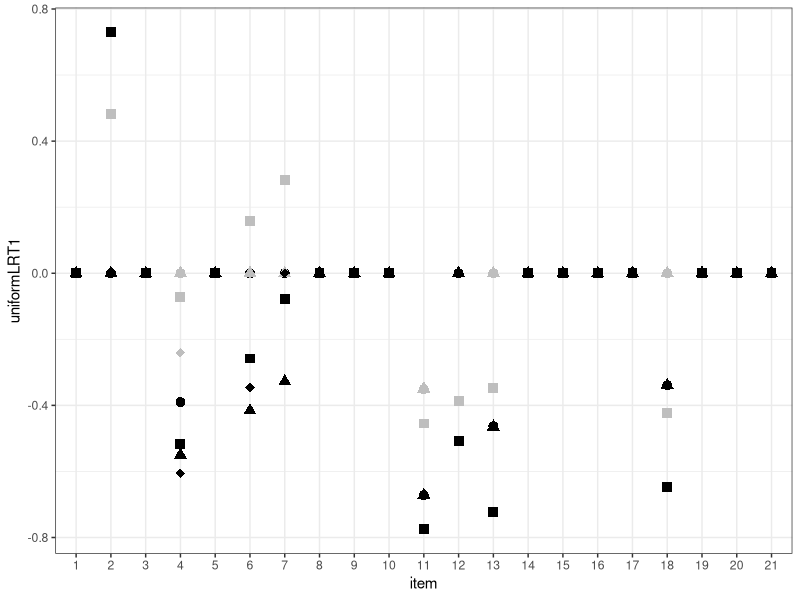
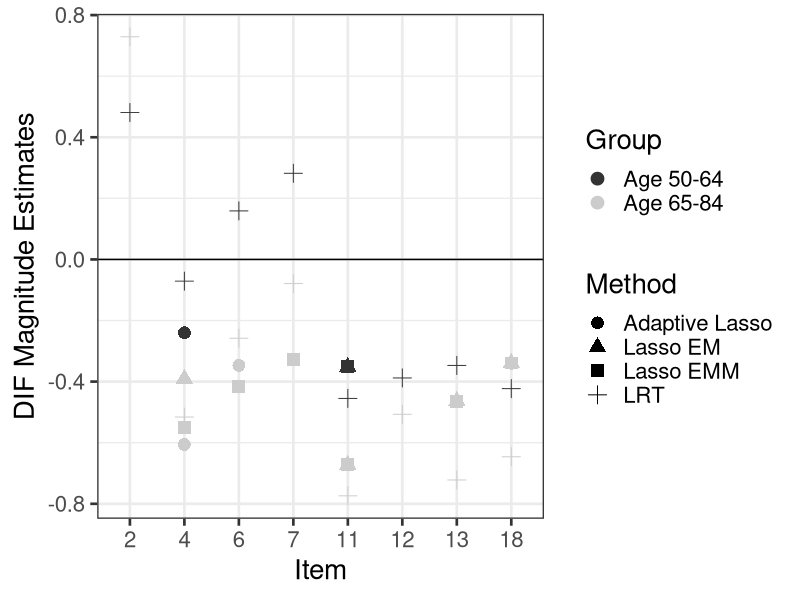
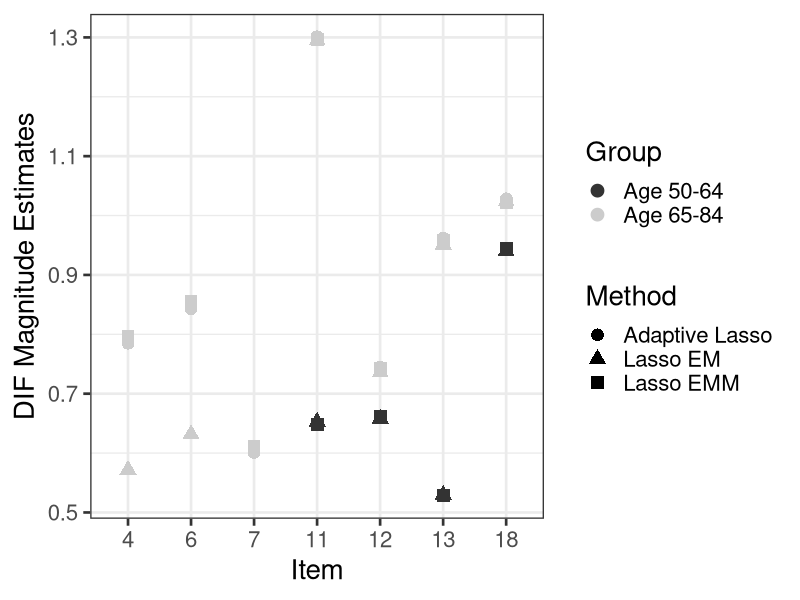
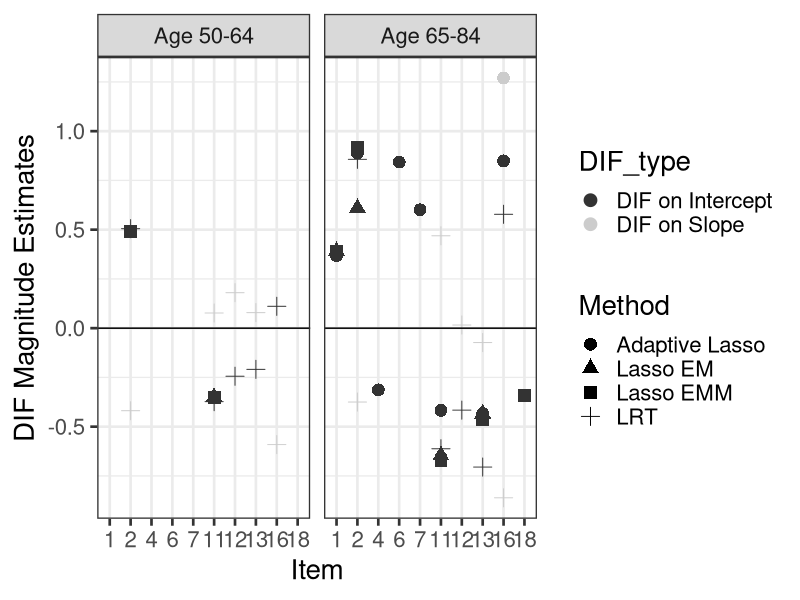

These figures' R source, in order:
library(ggplot2)
item=seq(1,21,1)
uniformLRT1=c(0,.481,0,-.071,0,.159,.282,0,0,0,-.455,-.388,-.347,0,0,0,0,-.423,0,0,0)
uniformLRT2=c(0,.729,0,-.516,0,-.258,-.079,0,0,0,-.774,-.507,-.722,0,0,0,0,-.646,0,0,0)
uniformEM1=c(rep(0,10),-.351,rep(0,10))
uniformEM2=c(rep(0,3),-.39,rep(0,6),-.672,0,-.463,rep(0,4),-.339,rep(0,3))
uniformEMM1=c(rep(0,10),-.35,rep(0,10))
uniformEMM2=c(rep(0,3),-.55,0,-.416,-.328,rep(0,3),-.672,0,-.465,rep(0,4),-.339,rep(0,3))
uniformAdapt1=c(rep(0,3),-.24,rep(0,6),-.351,rep(0,10))
uniformAdapt2=c(rep(0,3),-.606,0,-.347,rep(0,4),-.673,0,-.463,rep(0,4),-.340,rep(0,3))
uniform=cbind(item,uniformLRT1,uniformLRT2,uniformEM1,uniformEM2,uniformEMM1,uniformEMM2,uniformAdapt1,uniformAdapt2)
uniform=as.data.frame(uniform)
p <- ggplot(uniform, aes(item,uniformLRT1))
p + theme_bw()+  geom_point(uniform,  mapping=aes(x=as.factor(item),y=uniformLRT1),colour="gray",shape=15,size=3) +  geom_point(uniform,  mapping=aes(x=item,y=uniformLRT2),shape=15,size=3) +  geom_point(uniform,  mapping=aes(x=item,y=uniformEM1),colour="gray",shape=16,size=3) +  geom_point(uniform,  mapping=aes(x=item,y=uniformEM2),shape=16,size=3) +
  geom_point(uniform,  mapping=aes(x=item,y=uniformEMM1),colour="gray",shape=17,size=3) +  geom_point(uniform,  mapping=aes(x=item,y=uniformEMM2),shape=17,size=3) +
  geom_point(uniform,  mapping=aes(x=item,y=uniformAdapt1),colour="gray",shape=18,size=3) +  geom_point(uniform,  mapping=aes(x=item,y=uniformAdapt2),shape=18,size=3) 



uniform2=cbind(rep(item,8),c(uniformLRT1,uniformLRT2,uniformEM1,uniformEM2,uniformEMM1,uniformEMM2,uniformAdapt1,uniformAdapt2),c(rep("LRT",42),rep("Lasso EM",42),rep("Lasso EMM",42),rep( "Adaptive Lasso",42)),rep(c(rep("Age 50-64",21),rep("Age 65-84",21)),4))
uniform2=as.data.frame(uniform2)
colnames(uniform2)=c("Item","DIF_magnitude","Method","Group")

uniform2$Item=factor(uniform2$Item,levels=c("1","2","3","4","5","6","7","8","9","10","11","12","13","14","15","16","17","18","19","20","21"))
uniform2$DIF_magnitude[uniform2$DIF_magnitude==0]=NA
p <- ggplot(na.omit(uniform2), aes(x=Item,y=as.numeric(DIF_magnitude),shape=Method,color=Group))
p+geom_point(size=4)+ scale_color_grey()+theme_bw(base_size=20)+xlab("Item")+ylab("DIF Magnitude Estimates")+ geom_abline(intercept = 0, slope = 0)

NonuniformLRT1=rep(0,21)
NonuniformLRT2=rep(0,21)
NonuniformEM1=c(rep(0,10),.653,.658,.530,rep(0,4),.94,rep(0,3))
NonuniformEM2=c(rep(0,3),.572,0,.632,rep(0,4),1.295,.736,.951,rep(0,4),1.024,rep(0,3))
NonuniformEMM1=c(rep(0,10),.648,.661,.528,rep(0,4),.945,rep(0,3))
NonuniformEMM2=c(rep(0,3),.797,0,.856,.612,rep(0,3),1.297,.742,.958,rep(0,4),1.021,rep(0,3))
NonuniformAdapt1=c(rep(0,10),.650,.659,.528,rep(0,4),.942,rep(0,3))
NonuniformAdapt2=c(rep(0,3),.785,0,.843,.601,rep(0,3),1.301,.745,.962,rep(0,4),1.028,rep(0,3))
Nonuniform=cbind(rep(item,8),c(NonuniformLRT1,NonuniformLRT2,NonuniformEM1,NonuniformEM2,NonuniformEMM1,NonuniformEMM2,NonuniformAdapt1,NonuniformAdapt2),c(rep("LRT",42),rep("Lasso EM",42),rep("Lasso EMM",42),rep( "Adaptive Lasso",42)),rep(c(rep("Age 50-64",21),rep("Age 65-84",21)),4))
Nonuniform=as.data.frame(Nonuniform)
colnames(Nonuniform)=c("Item","DIF_magnitude","Method","Group")

Nonuniform$Item=factor(Nonuniform$Item,levels=c("1","2","3","4","5","6","7","8","9","10","11","12","13","14","15","16","17","18","19","20","21"))
Nonuniform$DIF_magnitude[Nonuniform$DIF_magnitude==0]=NA
p2 <- ggplot(na.omit(Nonuniform), aes(x=Item,y=as.numeric(DIF_magnitude),shape=Method,color=Group))
p2+geom_point(size=4)+ scale_color_grey()+theme_bw(base_size=20)+xlab("Item")+ylab("DIF Magnitude Estimates")


OmniNonuniformLRT1=c(0,-.419,rep(0,8),.077,.18,.079,0,0,-.591,rep(0,5))
OmniNonuniformLRT2=c(0,-.375,rep(0,8),.469,.016,-.073,0,0,-.861,rep(0,5))
OmniNonuniformEM1=rep(0,21)
OmniNonuniformEM2=rep(0,21)
OmniNonuniformEMM1=rep(0,21)
OmniNonuniformEMM2=rep(0,21)
OmniNonuniformAdapt1=rep(0,21)
OmniNonuniformAdapt2=c(rep(0,15),1.27,rep(0,5))
OmniUniformLRT1=c(0,.505,rep(0,8),-.373,-.244,-.209,0,0,.111,rep(0,5))
OmniUniformLRT2=c(0,.857,rep(0,8),-.612,-.416,-.705,0,0,.578,rep(0,5))
OmniUniformEM1=c(rep(0,10),-.35,rep(0,10))
OmniUniformEM2=c(.391,.609,rep(0,8),-.646,0,-.435,rep(0,8))
OmniUniformEMM1=c(0,.492,rep(0,8),-.35,rep(0,10))
OmniUniformEMM2=c(.391,.915,rep(0,8),-.672,0,-.462,rep(0,4),-.34,rep(0,3))
OmniUniformAdapt1=c(0,.493,rep(0,19))
OmniUniformAdapt2=c(.368,.889,0,-.313,0,.843,.601,rep(0,3),-.417,0,-.433,rep(0,2),.849,rep(0,5))
Omni=cbind(rep(item,16),c(OmniNonuniformLRT1,OmniNonuniformLRT2,OmniNonuniformEM1,OmniNonuniformEM2,OmniNonuniformEMM1,OmniNonuniformEMM2,OmniNonuniformAdapt1,OmniNonuniformAdapt2,OmniUniformLRT1,OmniUniformLRT2,OmniUniformEM1,OmniUniformEM2,OmniUniformEMM1,OmniUniformEMM2,OmniUniformAdapt1,OmniUniformAdapt2),rep(c(rep("LRT",42),rep("Lasso EM",42),rep("Lasso EMM",42),rep( "Adaptive Lasso",42)),2),rep(c(rep("Age 50-64",21),rep("Age 65-84",21)),8),c(rep("DIF on Slope",168),rep("DIF on Intercept",168)))
Omni=as.data.frame(Omni)
colnames(Omni)=c("Item","DIF_magnitude","Method","Group","DIF_type")

Omni$Item=factor(Omni$Item,levels=c("1","2","3","4","5","6","7","8","9","10","11","12","13","14","15","16","17","18","19","20","21"))
Omni$DIF_magnitude[Omni$DIF_magnitude==0]=NA
p3 <- ggplot(na.omit(Omni), aes(x=Item,y=as.numeric(DIF_magnitude),shape=Method,color=DIF_type))
p3+geom_point(size=4)+ scale_color_grey()+theme_bw(base_size=20)+xlab("Item")+ylab("DIF Magnitude Estimates")+facet_grid(.~Group)+ geom_abline(intercept = 0, slope = 0)


